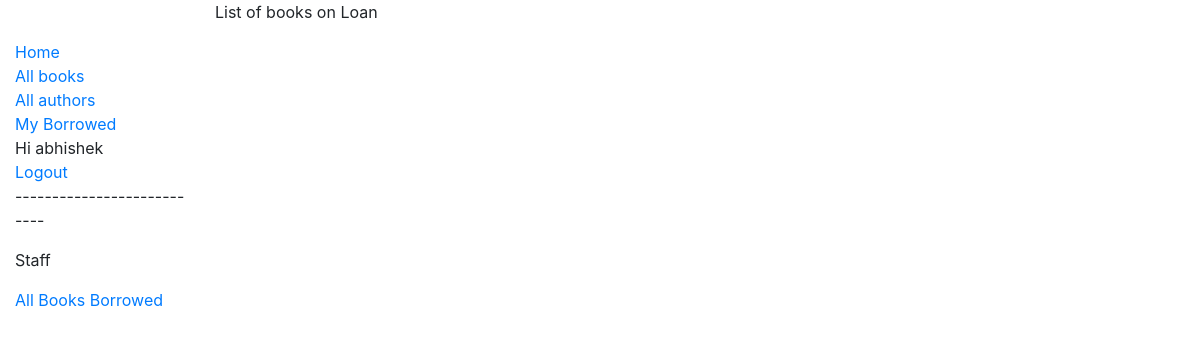
Before: /catalog/allbooks/ (signed in) with the older database file.
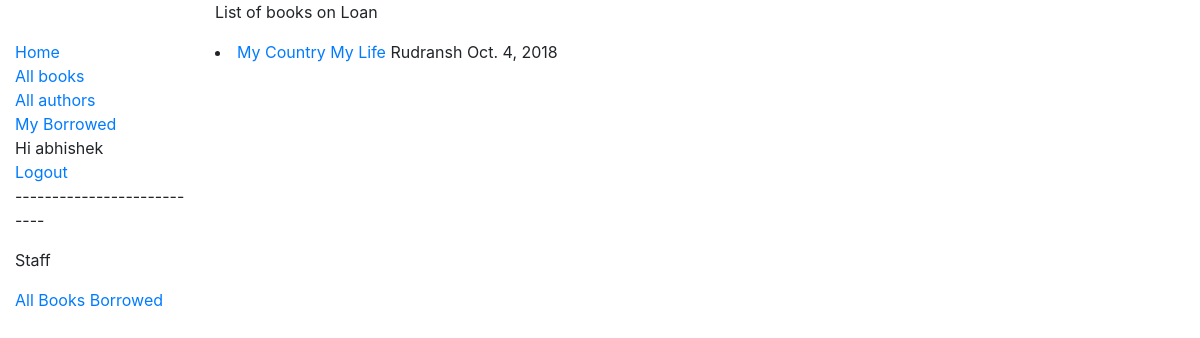
After: the same page with the newer database file.
### catalog/models.py (models this page shows, shortened)
class BookInstance(models.Model):
	borrower=models.ForeignKey(User, on_delete=models.SET_NULL, null=True, blank=True)
	book=models.ForeignKey(Book, on_delete=models.CASCADE)
	id=models.UUIDField(primary_key=True, default=uuid.uuid4, help_text="unique id for this book across whole library")
	imprint=models.CharField(max_length=200)
	loan_status=(('m',"maintenance"),('o',"On Loan"),('r',"reserved"),('a',"available"))
	due_back=models.DateField(null=True , blank=True)
	status=models.CharField(max_length=1,choices=loan_status,blank=False,help_text="Book availability",default="m")
	class Meta:
		permissions=(("can_mark_returned","set book as returned"),)

class Book(models.Model):
	title=models.CharField(max_length=60)
	author=models.ForeignKey('Author',on_delete=models.CASCADE,help_text="Enter name of the author")
	summary=models.TextField(max_length=100,help_text="Enter description of the book")
	isbn=models.CharField('ISBN' ,max_length=13,help_text="13 character number <a href=https://www.isbn-international.org/content/what-isbn>what is ISBN number</a>")
	genre=models.ManyToManyField(Genre, help_text="Select Genre for this book ")
	def display_genre(self):
		return ','.join(genre.name for genre in self.genre.all()[:3])
	display_genre.short_description='Genre'

### catalog/views.py (the view)
class BorrowedBooksLibrarianListView(LoginRequiredMixin,generic.ListView):
	model="BookInstance"
	template_name="catalog/librarian_borrowed_books_list.html"
	def get_queryset(self):
		return BookInstance.objects.order_by('due_back')

### catalog/templates/catalog/librarian_borrowed_books_list.html
{% extends "catalog/base_generic.html" %}
{% block content %}
			<p>List of books on Loan</p>
	{% for book in bookinstance_list %}
		{% if book.borrower %}
			<li><a href="{% url 'change_dueback' book.id %}" >{{book.book.title}}</a> {{book.borrower}}  {{book.due_back}}</li>
		{% endif %}
	{% endfor %}
{% endblock %}

Changed rows visible on the page:
added BookInstance: book "My Country My Life", borrower "Rudransh", due_back "Oct. 4, 2018"
